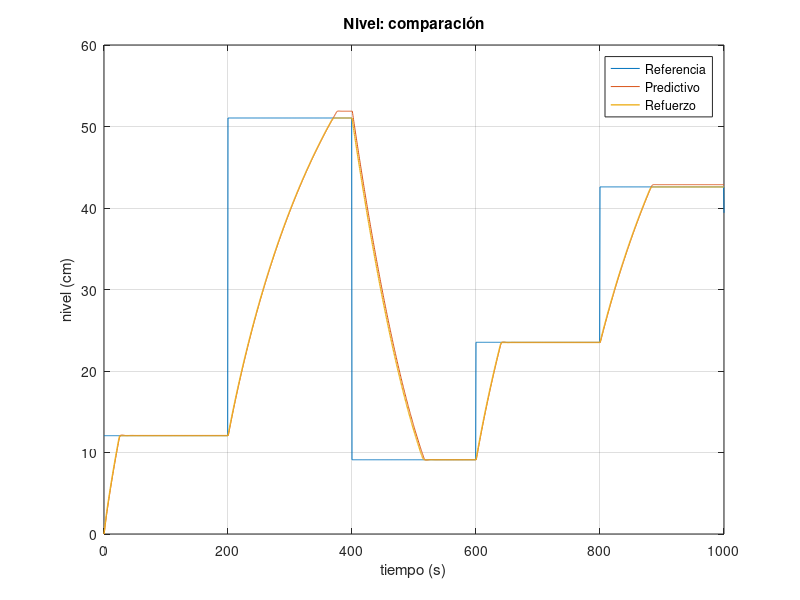
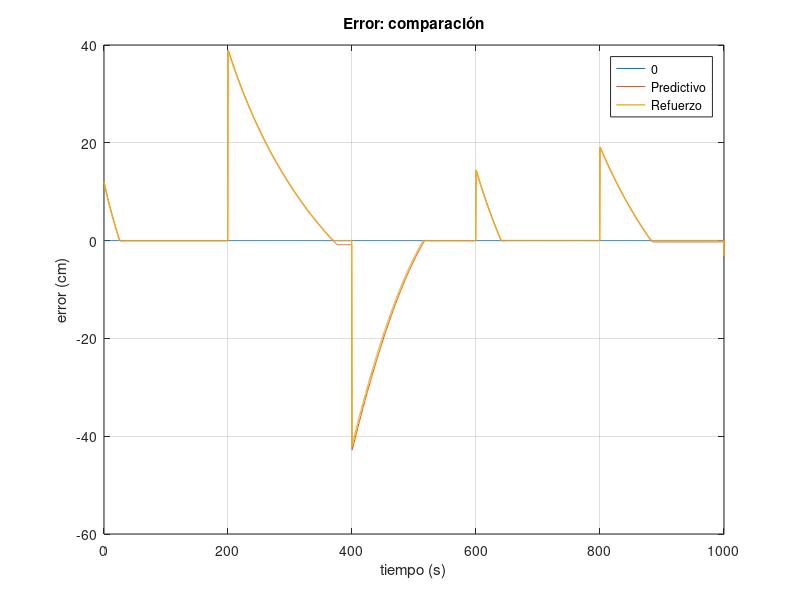
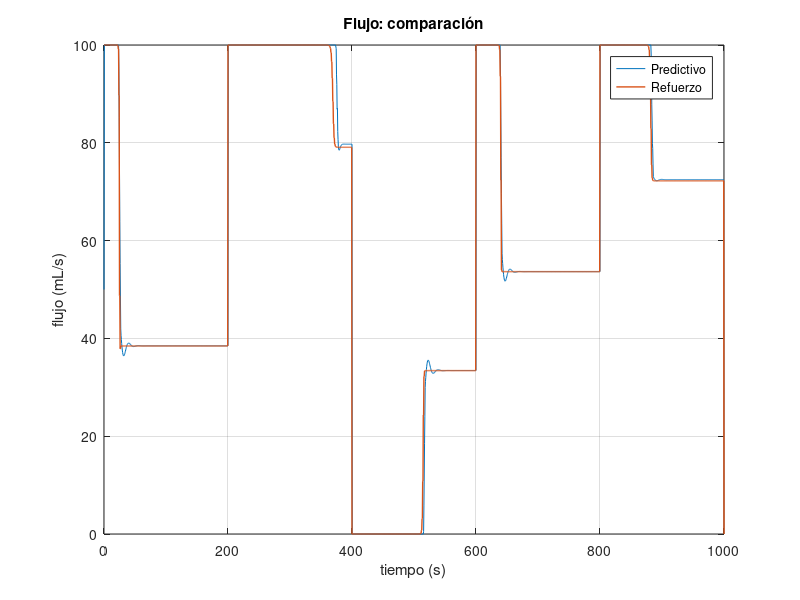

Recreate these plots in MATLAB, in order.

clear all;

resized = [680, 458, 280, 210];

% Alturas
altura_predictive = load("altura_predictive.mat", "altura");
altura_predictive = altura_predictive.("altura");

altura_rl = load("altura_rl.mat", "altura");
altura_rl = altura_rl.("altura");

figure(1)
plot(altura_predictive(1,:), altura_predictive(2,:)*100, altura_predictive(1,:), altura_predictive(3,:)*100, ...
    altura_rl(1,:), altura_rl(3,:)*100, 'linewidth', 1);
grid on;
xlabel('tiempo (s)');
ylabel('nivel (cm)');
legend('Referencia', 'Predictivo', 'Refuerzo');
title('Nivel: comparación');
set(gcf, 'Position', resized);

% Errores
error_predictive = load("error_predictive.mat", "error");
error_predictive = error_predictive.("error");

error_rl = load("error_rl.mat", "error");
error_rl = error_rl.("error");

figure(2)
plot(error_predictive(1,:), zeros(size(error_predictive(1,:))), error_predictive(1,:), error_predictive(2,:)*100, ...
    error_rl(1,:), error_rl(2,:)*100, 'linewidth', 1);
grid on;
xlabel('tiempo (s)');
ylabel('error (cm)');
legend('0', 'Predictivo', 'Refuerzo');
title('Error: comparación');
set(gcf, 'Position', resized);

% Flujos
flujo_predictive = load("flujo_predictive.mat", "flujo");
flujo_predictive = flujo_predictive.("flujo");

flujo_rl = load("flujo_rl.mat", "flujo");
flujo_rl = flujo_rl.("flujo");

figure(3)
plot(flujo_predictive(1,:), flujo_predictive(2,:)*1000, flujo_rl(1,:), flujo_rl(2,:)*1000, 'linewidth', 1);
grid on;
xlabel('tiempo (s)');
ylabel('flujo (mL/s)');
legend('Predictivo', 'Refuerzo');
title('Flujo: comparación');
set(gcf, 'Position', resized);
